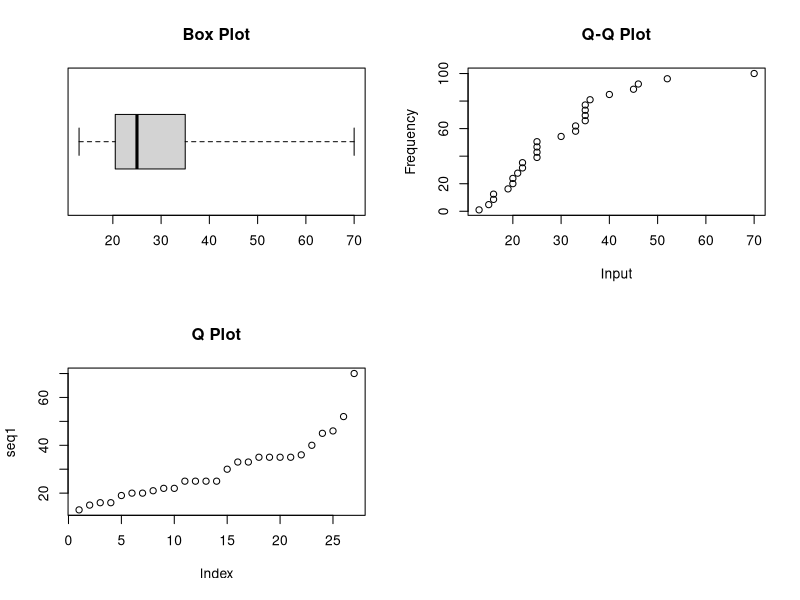

The R source for this figure:
#Input values - data Vector
seq1 <- c(13, 15, 16, 16, 19, 20, 20, 21, 22, 22, 25, 25, 25,25, 30, 33, 33, 35, 35, 35, 35, 36, 40, 45, 46, 52, 70)
print(seq1)
paste(cat("-------------------------------------------------","\n"))
#Calculating the Mean of Input data seq1
mean <- mean(seq1)
paste(cat("Mean = ", mean,"\n"))
paste(cat("-------------------------------------------------","\n"))
#Calculating the Median of Input data seq1
uniqueValues = unique(seq1)
frequency = tabulate(match(seq1, unique(seq1)))
colnames <- "frequency"
dataMatrix = matrix(frequency, nrow=length(frequency), dimnames=list(uniqueValues, colnames))
print(dataMatrix)

modeFrequency = max(frequency)
indexesVectorModes = which(frequency == modeFrequency)
paste(cat("--------------","\n"))
paste(cat("Mode/Modes : ",uniqueValues[indexesVectorModes],"\n"))

paste(cat("Number of Mode Present is ",length(indexesVectorModes),"\n"))

if(length(indexesVectorModes)==1)
  paste(cat("This is 1 - singlemodal","\n"))
if(length(indexesVectorModes)==2)
  paste(cat("This is 2 - bimodal","\n"))
if(length(indexesVectorModes)==3)
  paste(cat("This is 3 - trimodal","\n"))
if(length(indexesVectorModes)>3)
  paste(cat("This is ",indexesVectorModes," -modal","\n"))
paste(cat("-------------------------------------------------","\n"))
#Calculating the Midrange = Mean(Max and Min)
midRange = mean(c(max(seq1),min(seq1)))
paste(cat("Mid Range = ", midRange,"\n"))
paste(cat("-------------------------------------------------","\n"))
#Calculating the Quartile Q1 (25%) and Q2 (75%)
quantiles = quantile(seq1)
paste(cat("Quartile Q1 = ", quantiles[2], ", Q3 =",quantiles[4],"\n"))
paste(cat("-------------------------------------------------","\n"))
#Calculating the Five Num 
fiveNumSummary = fivenum(seq1)
paste(cat("Five Number Summary = ", fiveNumSummary, " [min Q1 median Q2 max]","\n"))
paste(cat("-------------------------------------------------","\n"))
#Calculating the Five Number Summary
paste(cat("Summary","\n"))
print(summary(seq1))
paste(cat("-------------------------------------------------","\n"))
paste(cat("Plotting in Boxplot","\n"))
par(mfrow=c(2,2))
boxplot(seq1,range=5,horizontal = TRUE, main="Box Plot")
paste(cat("Plotting in qq Plot","\n"))
qqplot(seq1, c(1:100),xlab='Input', ylab='Frequency', main="Q-Q Plot")
paste(cat("Plotting in q Plot","\n"))
plot(seq1, main="Q Plot")
